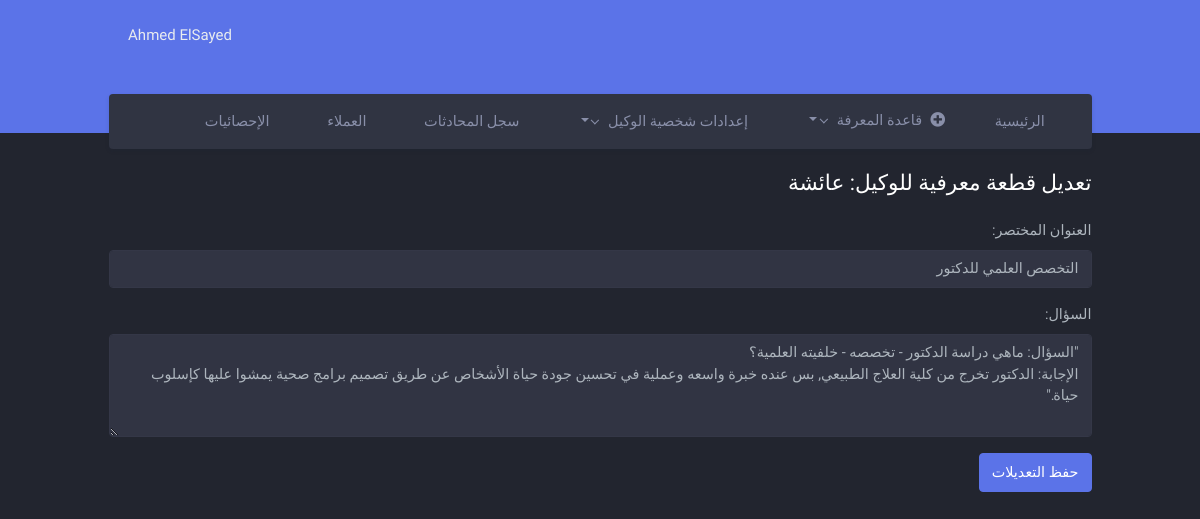
Page /knowledge/1/faq/edit/3/ (signed in) on the committed database.
### core/models.py (models this page shows, shortened)
class OpenAISettings(models.Model):
    MODEL_CHOICES = [
        ('gpt-5', 'GPT-5'),
        ('gpt-5-mini', 'GPT-5 Mini'),
        ('gpt-4o', 'GPT-4o'),
        ('gpt-4o-mini', 'GPT-4o Mini'),
        ('gpt-4.1', 'GPT-4.1'),
        ('gpt-4.1-mini', 'GPT-4.1 Mini'),
    ]
    model_name = models.CharField(
        max_length=50,
        choices=MODEL_CHOICES,
        default='gpt-4o',
        verbose_name='Model'
    )
    agent_name = models.CharField(
        max_length=100,
        default='agentname',
        help_text='The display name of the assistant/agent'
    )
    system_context = models.TextField(
        default='You are a helpful assistant.',
        help_text='System message for the agent. Can be a long instruction or persona.'
    )
    temperature = models.FloatField(default=0.7)
    top_p = models.FloatField(default=1.0)
    frequency_penalty = models.FloatField(default=0.0)
    presence_penalty = models.FloatField(default=0.0)
    updated_at = models.DateTimeField(auto_now=True)
    class Meta:
        verbose_name = "OpenAI Setting"
        verbose_name_plural = "OpenAI Settings"

### knowledge/models.py (models this page shows, shortened)
class KnowledgeBase(models.Model):
    agent = models.ForeignKey(
        OpenAISettings,
        on_delete=models.CASCADE,
        related_name="knowledge_chunks",
        null = True,
    )
    brief = models.CharField(max_length=264, null =True)
    question = models.TextField(verbose_name='Question')
    embedding = models.JSONField(verbose_name='Embedding', null=True, blank=True)
    created_at = models.DateTimeField(auto_now_add=True)

### knowledge/views.py (the view)
# urls.py: path('<int:agent_id>/faq/edit/<int:pk>/', views.edit_question, name='edit_question'),
@login_required
def edit_question(request, agent_id: int, pk: int):
    agent = get_object_or_404(OpenAISettings, pk=agent_id)
    kb = get_object_or_404(KnowledgeBase, pk=pk, agent=agent)
    if request.method == 'POST':
        form = KnowledgeBaseForm(request.POST, instance=kb)
        if form.is_valid():
            form.save()
            return redirect('knowledge:faq', agent_id=agent_id)
    else:
        form = KnowledgeBaseForm(instance=kb)
    return render(request, 'knowledge/edit_question.html', {
        'form': form,
        'kb': kb,
        'current_agent': agent
    })

### knowledge/forms.py (shortened to what this page needs)
class KnowledgeBaseForm(forms.ModelForm):
    brief = forms.CharField(
        required=False,
        label="العنوان المختصر",
        widget=forms.TextInput(attrs={'class': 'form-control'})
    )
    question = forms.CharField(
        required=True,
        label="السؤال",
        widget=forms.Textarea(attrs={'class': 'form-control', 'rows': 4})
    )
    class Meta:
        model = KnowledgeBase
        fields = ['brief', 'question']

### core/context_processors.py (called while the page is built)
def global_agents(request):
    return {
        'all_agents': OpenAISettings.objects.all().order_by('agent_name'),
    }

### knowledge/templates/knowledge/edit_question.html (shortened to what this page needs)
{% extends "core/layout.html" %}
{% load static %}
{% block body %}
<div class="main-content">
    <div class="page-content">
        <div class="container-fluid">
            <h4 class="mb-4">تعديل قطعة معرفية للوكيل: {{ current_agent.agent_name }}</h4>
            <form method="post" enctype="multipart/form-data"
                  action="{% url 'knowledge:edit_question' agent_id=current_agent.id pk=kb.id %}">
                <div class="mb-3">
                    {{ form.brief.label_tag }}
                    {{ form.brief }}
                </div>
                <div class="mb-3">
                    {{ form.question.label_tag }}
                    {{ form.question }}
                </div>
                <button type="submit" class="btn btn-primary">حفظ التعديلات</button>
            </form>
        </div>
    </div>
</div>
{% endblock %}

### core/templates/core/layout.html (shortened to what this page needs)
{% load static %}
<!doctype html>
<html lang="en" dir="rtl">
<head>
    <link rel="stylesheet" href="https://cdn.jsdelivr.net/npm/bootstrap@5.3.0/dist/css/bootstrap.min.css">
    <link href = "{% static 'core/css/style.css'%}" rel="stylesheet">
    <link href="{% static 'core/css/bootstrap-rtl.min.css'%}" id="bootstrap-style" rel="stylesheet" type="text/css" />
    <link href="{% static 'core/css/icons.min.css'%}" rel="stylesheet" type="text/css" />
    <link href="{% static 'core/css/app-rtl.min.css'%} " id="app-style" rel="stylesheet" type="text/css" />
</head>
<body data-layout="horizontal" data-topbar="colored" data-bs-theme="dark">
    {% if user.is_authenticated %}
    <div id="layout-wrapper">
        <header id="page-topbar">
            <div class="navbar-header">
                <div class="d-flex">
                    <div class="navbar-brand-box">
                    </div>
                </div>
                <div class="d-flex">
                    <div class="dropdown d-inline-block">
                        <button type="button" class="btn header-item waves-effect" id="page-header-user-dropdown" data-bs-toggle="dropdown" aria-haspopup="true" aria-expanded="false">
                            <span class="d-none d-xl-inline-block ms-1 fw-medium font-size-15"> {{user.first_name}} {{user.last_name}}</span>
                        </button>
                    </div>
                </div>
            </div>
            <div class="container-fluid">
                <div class="topnav">
                    <nav class="navbar navbar-light navbar-expand-lg topnav-menu">
                        <div class="collapse navbar-collapse" id="topnav-menu-content">
                            <ul class="navbar-nav">
                                <li class="nav-item">
                                    <a class="nav-link" href="{% url 'core:index'%}">
                                         الرئيسية
                                    </a>
                                </li>
                                 <li class="nav-item dropdown">
                                    <a class="nav-link dropdown-toggle arrow-none" href="#" id="topnav-pages" role="button">
                                        <i class="fas fa-plus-circle me-2"></i>قاعدة المعرفة<div class="arrow-down"></div>
                                    </a>
                                </li>
                                <li class="nav-item dropdown">
                                    <a class="nav-link dropdown-toggle arrow-none" href="#" id="topnav-pages" role="button">
                                        إعدادات شخصية الوكيل<div class="arrow-down"></div>
                                    </a>
                                </li>
                                  <li class="nav-item">
                                    <a class="nav-link" href="#">
                                         سجل المحادثات
                                    </a>
                                </li>
                                   <li class="nav-item">
                                    <a class="nav-link" href="#">
                                        العملاء
                                    </a>
                                </li>
                                <li class="nav-item">
                                    <a class="nav-link" href="#">
                                        الإحصائيات
                                    </a>
                                </li>
                            </ul>
                        </div>
                    </nav>
                </div>
            </div>
        </header>
 {%endif%}
    {% block body %}
    {% endblock %}
</body>
</html>

### core/static/core/css/style.css (style rules this page uses)
a,h1,h2,h3,h4,h5,h6,p,button,label,div,span { font-family: "Cairo", sans-serif !important; }
input { text-align: start !important; }

### rows in the picture
OpenAISettings: agent_name "عائشة"
KnowledgeBase: brief "التخصص العلمي للدكتور", question "\"السؤال: ماهي دراسة الدكتور - تخصصه - خلفيته العلمية؟ الإجابة: الدكتور تخرج من كلية العلاج الطبيعي, بس عنده خبرة واسعه وعملية في تحسين جودة حياة الأشخاص عن طريق تصميم برامج صحية يمشوا عليها كإسلوب حياة.\""

### other values in the picture
{{ user.first_name }} "Ahmed"
{{ user.last_name }} "ElSayed"
